Frame 1 (no input): blank canvas, image omitted
Frame 60 (no input): blank canvas, image omitted
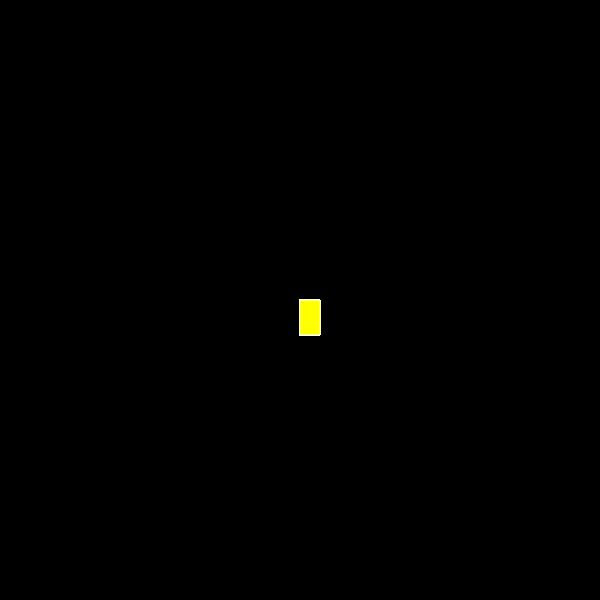
Frame 120 (the mouse pressed at the canvas centre since frame 60)

The p5.js sketch whose frames 1 and 60 were blank and that drew this single picture after the mouse press (run headless with seeded random() and noise() and a simulated clock; from frame 60 on, the mouse is pressed at the canvas centre):

// p5.js sketch
// ── sketch.js
function setup() {
    createCanvas(600, 600);
    background("black");
  }
  
  function draw() {
    stroke("255");
    fill("yellow");
  
    // console.log(mouseIsPressed)
  
    if (mouseIsPressed) {
      rect(mouseX, mouseY, 20, 35);
    }
  }
